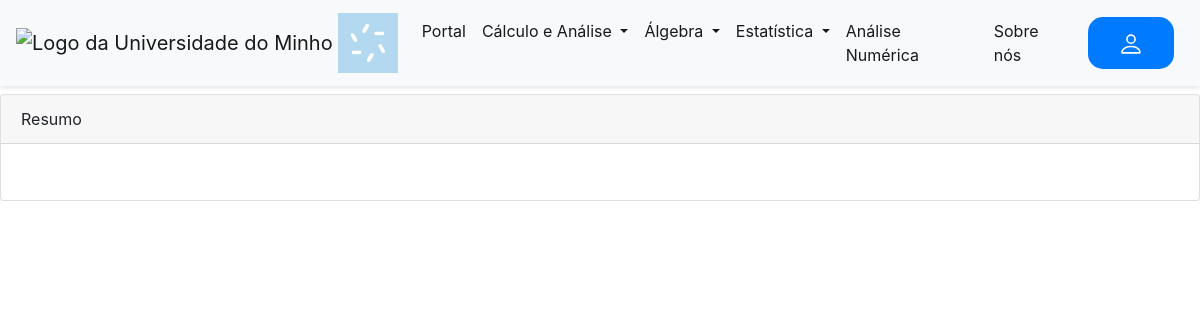
/post/6, run on an earlier commit of the app's database.
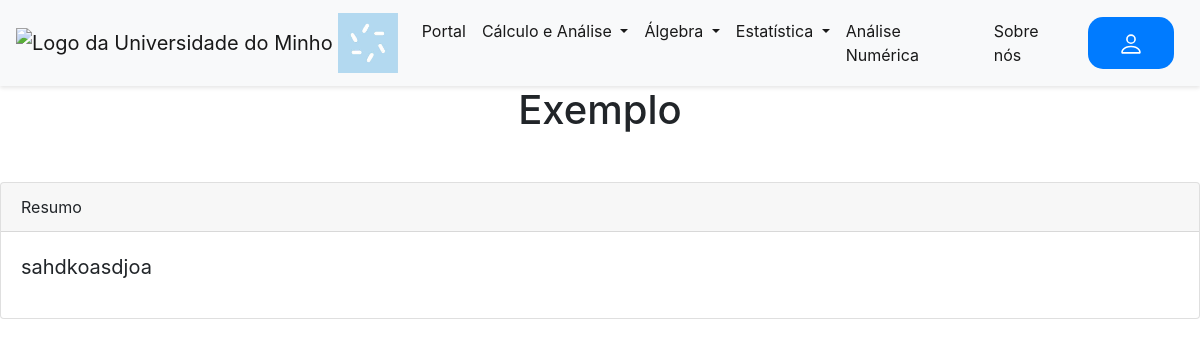
And on a later commit of the database.
### tables this page shows
CREATE TABLE posts
             (id INTEGER PRIMARY KEY AUTOINCREMENT,
              title TEXT,
              content TEXT,
              file_url TEXT,
              created_at TIMESTAMP DEFAULT CURRENT_TIMESTAMP);

### main.py (the view)
@app.route("/post/<int:post_id>")
def post(post_id):
    conn = sqlite3.connect("database.db")
    c = conn.cursor()
    c.execute("SELECT * FROM posts WHERE id=?", (post_id,))
    post = c.fetchone()
    conn.close()
    can_edit = False
    if 'email' in session and session['tipo'] == 'admin':
        can_edit = True
    return render_template("post.html", post=post, can_edit=can_edit)

### templates/post.html (shortened to what this page needs)
{% extends "base.html" %}
{% block content %}
<main>
  <article>
    <header class="text-center">
      <h1>{{ post[1] }}</h1>
    </header>
    {% if post[3] %}
    {% if post[3].endswith(('jpg', 'jpeg', 'gif', 'png')) %}
    {% set file_path = post[3].split('static', 1)[-1].lstrip('\\/') %}
    <figure class="text-center">
    </figure>
    {% endif %}
    {% endif %}
    <div class="card">
      <div class="card-header">
        Resumo
      </div>
      <div class="card-body">
        <blockquote class="blockquote mb-0">
          <p>{{ post[2] }}</p>
        </blockquote>
      </div>
    </div>
  </article>
</main>
{% endblock %}

### templates/base.html (shortened to what this page needs)
<!DOCTYPE html>
<html>
<head>
    <link rel="stylesheet" href="https://cdn.jsdelivr.net/npm/bootstrap@4.3.1/dist/css/bootstrap.min.css"
>
    <link rel="stylesheet" href="../static/style.css">
</head>
<body>
    <nav class="navbar navbar-expand-lg navbar-light bg-light">
        <a class="navbar-brand" href="/">
            <img src="../static/images/logo_uminho.png" width="60" height="60" alt="Logo da Universidade do Minho">
            <img src="../static/images/logo_ciencias.jpg" width="60" height="60" alt="Logo da Faculdade de Ciências">
        </a>
        <div class="collapse navbar-collapse" id="navbarSupportedContent">
            <ul class="navbar-nav mr-auto">
                <li class="nav-item active">
                    <a class="nav-link nav-link-main" href="/">Portal <span class="sr-only">(current)</span></a>
                </li>
                <li class="nav-item dropdown active">
                    <a class="nav-link dropdown-toggle nav-link-main" href="#" id="navbarDropdownMenuLink" role="button"
                        data-toggle="dropdown" aria-haspopup="true" aria-expanded="false">
                        Cálculo e Análise
                    </a>
                </li>
                <li class="nav-item dropdown active">
                    <a class="nav-link dropdown-toggle nav-link-main" href="#" id="navbarDropdownMenuLink" role="button"
                        data-toggle="dropdown" aria-haspopup="true" aria-expanded="false">
                        Álgebra
                    </a>
                </li>
                <li class="nav-item dropdown active">
                    <a class="nav-link dropdown-toggle nav-link-main" href="#" id="navbarDropdownMenuLink" role="button"
                        data-toggle="dropdown" aria-haspopup="true" aria-expanded="false">
                        Estatística
                    </a>
                </li>
                <li class="nav-item active">
                    <a class="nav-link nav-link-main" href="#">Análise Numérica</a>
                </li>
                <li class="nav-item active">
                    <a class="nav-link nav-link-main" href="/sabermais/">Sobre nós</a>
                </li>
            </ul>
            {% if 'email' not in session %}
            <a href="/login" class="btn btn-primary">
            </a>
            {% endif %}
        </div>
    </nav>
    <main>
        {% block content %}
        {% endblock%}
    </main>
</body>
</html>

### static/style.css (style rules this page uses)
.btn { display: inline-block; padding: 12px 30px; font-size: 18px; font-weight: 600; border-radius: 5px; text-align: center; margin: 0 10px; transition: all 0.3s ease; }
.btn-primary { background-color: #007bff; color: #fff; border: none; }
.btn { border-radius: 15px; }
.navbar { box-shadow: 0 2px 4px rgba(0, 0, 0, 0.1); }

What changed in the data, as far as the page shows it:
added posts: title "Exemplo", content "sahdkoasdjoa"
